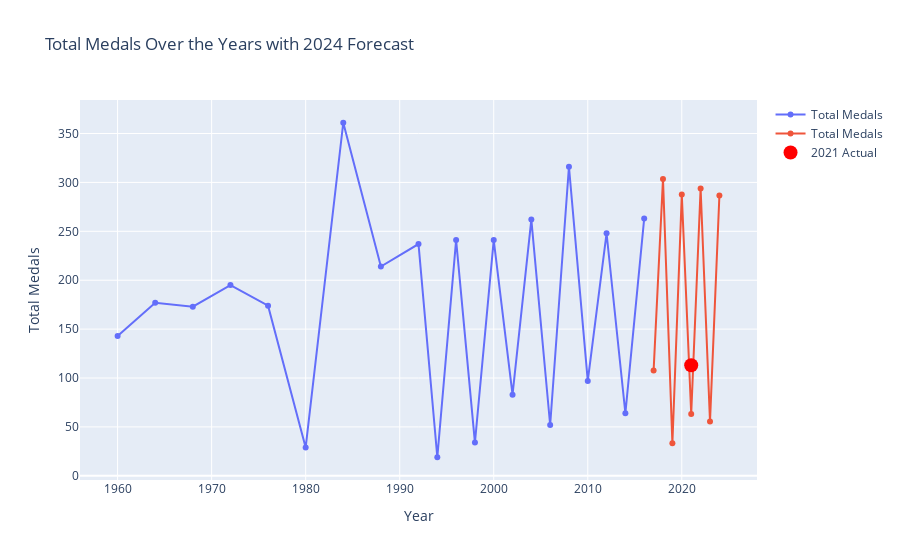

Write notebook code for a chart like this one.
### Code cell
fig1 = go.Figure()
fig1.add_trace(go.Scatter(x=usa_data.index, y=usa_data['Total_Medals'], mode='lines+markers', name='Total Medals'))
fig1.add_trace(go.Scatter(x=forecast_df.index, y=forecast_df['Total_Medals'], mode='lines+markers', name='Total Medals'))
fig1.add_trace(go.Scatter(x=['2021'], y=medal_2021_usa['Total'], mode='markers', name='2021 Actual', marker=dict(color='red', size=14)))
fig1.update_layout(title='Total Medals Over the Years with 2024 Forecast',
                   xaxis_title='Year',
                   yaxis_title='Total Medals')
fig1.show()

### Figure 1 — Plotly figure (JSON) as saved in the notebook; plotly's stock layout.template omitted (floating-point values rounded to 4 significant figures)
{"data": [{"mode": "lines+markers", "name": "Total Medals", "type": "scatter", "x": ["1960-01-01T00:00:00", "1964-01-01T00:00:00", "1968-01-01T00:00:00", "1972-01-01T00:00:00", "1976-01-01T00:00:00", "1980-01-01T00:00:00", "1984-01-01T00:00:00", "1988-01-01T00:00:00", "1992-01-01T00:00:00", "1994-01-01T00:00:00", "1996-01-01T00:00:00", "1998-01-01T00:00:00", "2000-01-01T00:00:00", "2002-01-01T00:00:00", "2004-01-01T00:00:00", "2006-01-01T00:00:00", "2008-01-01T00:00:00", "2010-01-01T00:00:00", "2012-01-01T00:00:00", "2014-01-01T00:00:00", "2016-01-01T00:00:00"], "y": [143, 177, 173, 195, 174, 29, 361, 214, 237, 19, 241, 34, 241, 83, 262, 52, 316, 97, 248, 64, 263]}, {"mode": "lines+markers", "name": "Total Medals", "type": "scatter", "x": ["2017-01-01", "2018-01-01", "2019-01-01", "2020-01-01", "2021-01-01", "2022-01-01", "2023-01-01", "2024-01-01"], "y": [107.6, 303.5, 33.27, 287.5, 63.19, 293.8, 55.46, 286.6]}, {"marker": {"color": "red", "size": 14}, "mode": "markers", "name": "2021 Actual", "type": "scatter", "x": ["2021"], "y": [113]}], "layout": {"title": {"text": "Total Medals Over the Years with 2024 Forecast"}, "xaxis": {"title": {"text": "Year"}}, "yaxis": {"title": {"text": "Total Medals"}}}}
